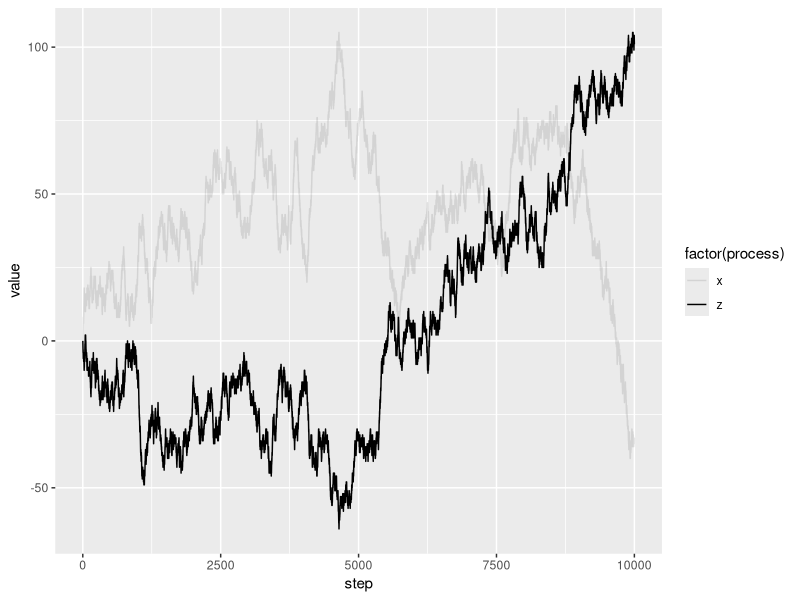

Generate this figure with R:
rho = -0.5
steps = 10000
x = vector(mode = 'numeric', length = steps)
z = vector(mode = 'numeric', length = steps)
dx = vector(mode = 'numeric', length = steps)
dz = vector(mode = 'numeric', length = steps)
random = runif(steps, 0, 1)

for(i in 2:steps) {
  if(random[i] < (1-rho) / 4) {
    x[i] = x[i-1] - 1;
    z[i] = z[i-1] + 1;
    dx[i] = -1;
    dz[i] = 1;
  } else if (random[i] < 0.5) {
    x[i] = x[i-1] + 1;
    z[i] = z[i-1] + 1;
    dx[i] = 1;
    dz[i] = 1;
  } else if (random[i] < 0.5 + (1-rho) / 4) {
    x[i] = x[i-1] + 1;
    z[i] = z[i-1] - 1;
    dx[i] = 1;
    dz[i] = -1;
  } else {
    x[i] = x[i-1] - 1;
    z[i] = z[i-1] - 1;
    dx[i] = -1;
    dz[i] = -1;
  }
}

library(ggplot2)
library(reshape)
data = cbind(x, z)
colnames(data) = c('x', 'z')
melted = melt(data, id=c('x', 'z'))
colnames(melted) = c('step', 'process', 'value')
plot = ggplot(data = melted) + geom_line(aes(x=step, y=value, alpha=factor(process)))
plot

cor(dx, dz)
